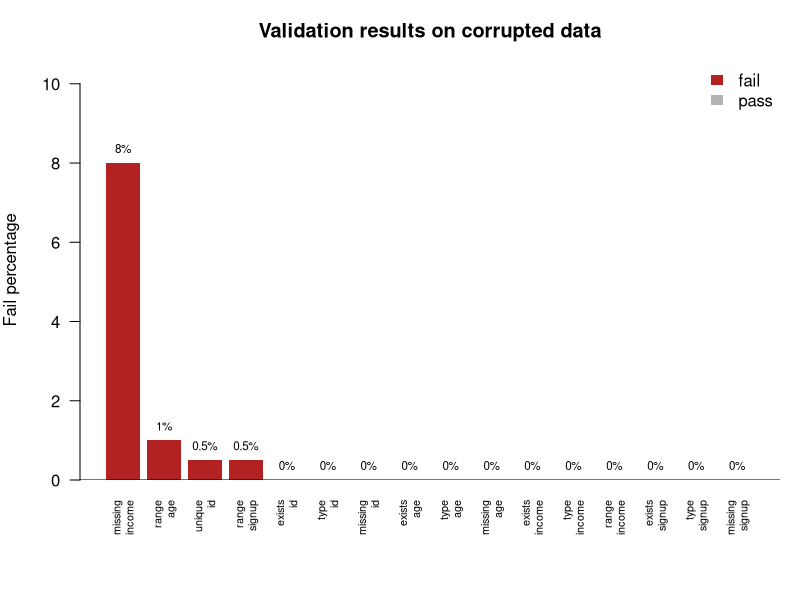
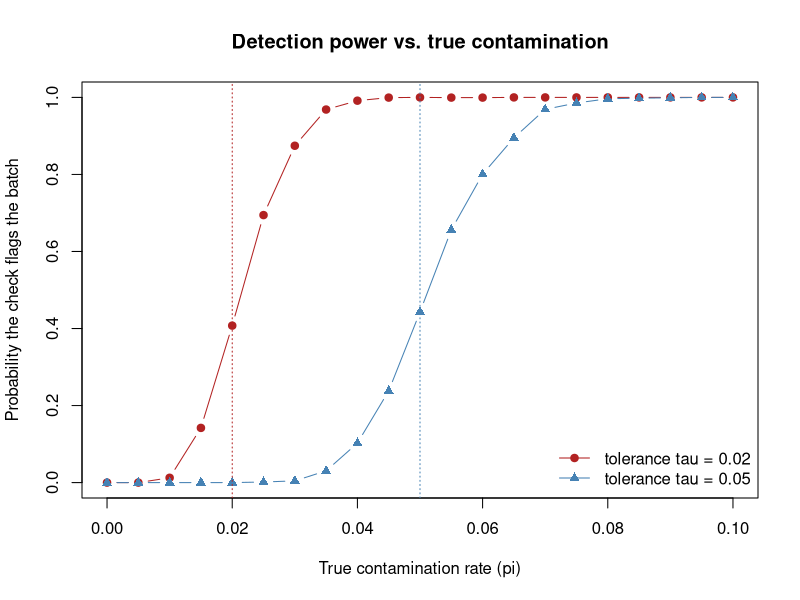

Generate these figures, in order, with R:
## ---- chunk 1
# A small data-validation engine in base R.
# `data`: a data.frame to validate.
# `schema`: a named list; each element describes one column's contract:
#   type    : expected class, one of "numeric","integer","character","factor","Date"
#   min,max : optional numeric/Date bounds for range checking
#   max_na  : tolerance for the fraction of missing values (default 0)
#   unique  : logical, should the column have no duplicate values (default FALSE)
validate_data <- function(data, schema) {
  results <- list()
  add <- function(check, column, n, fails) {
    p <- if (n > 0) fails / n else 0
    results[[length(results) + 1]] <<- data.frame(
      check    = check,
      column   = column,
      n        = n,
      fails    = fails,
      fail_pct = round(100 * p, 2),
      pass     = fails == 0,
      stringsAsFactors = FALSE
    )
  }

  n <- nrow(data)

  for (col in names(schema)) {
    # Use [[ ]] for all lookups: $ does partial matching, so spec$max would
    # silently resolve to spec$max_na. Exact extraction avoids that trap.
    spec <- schema[[col]]
    spec_min    <- spec[["min"]]
    spec_max    <- spec[["max"]]
    spec_max_na <- spec[["max_na"]]

    # 1. existence (schema check)
    if (!col %in% names(data)) {
      add("exists", col, n, n)   # treat all rows as failing
      next                       # cannot run further checks on a missing column
    }
    add("exists", col, n, 0)

    x <- data[[col]]

    # 2. type (schema check)
    type_ok <- switch(
      spec[["type"]],
      numeric   = is.numeric(x),
      integer   = is.integer(x),
      character = is.character(x),
      factor    = is.factor(x),
      Date      = inherits(x, "Date"),
      stop("Unknown type in schema: ", spec[["type"]])
    )
    add("type", col, n, if (type_ok) 0 else n)

    # 3. missingness (constraint check with tolerance)
    max_na <- if (is.null(spec_max_na)) 0 else spec_max_na
    n_na <- sum(is.na(x))
    # a missingness "failure" is the excess over the tolerated count
    tol_count <- floor(max_na * n)
    add("missing", col, n, max(0, n_na - tol_count))

    # 4. range (constraint check), only on non-missing comparable values
    if (!is.null(spec_min) || !is.null(spec_max)) {
      xv <- x[!is.na(x)]
      below <- if (!is.null(spec_min)) xv < spec_min else rep(FALSE, length(xv))
      above <- if (!is.null(spec_max)) xv > spec_max else rep(FALSE, length(xv))
      add("range", col, n, sum(below | above))
    }

    # 5. uniqueness (constraint check)
    if (isTRUE(spec[["unique"]])) {
      dup <- sum(duplicated(x))
      add("unique", col, n, dup)
    }
  }

  report <- do.call(rbind, results)
  rownames(report) <- NULL
  report
}

# A convenience gate that fails loudly when any check fails.
assert_valid <- function(data, schema) {
  rep <- validate_data(data, schema)
  if (!all(rep$pass)) {
    bad <- rep[!rep$pass, c("check", "column", "fail_pct")]
    msg <- paste0("  - ", bad$check, " on '", bad$column,
                  "' (", bad$fail_pct, "% failing)", collapse = "\n")
    stop("Data contract violated:\n", msg, call. = FALSE)
  }
  invisible(data)
}
## ---- chunk 2
set.seed(1)

clean <- data.frame(
  id     = 1:200,
  age    = sample(18:90, 200, replace = TRUE),
  income = round(rlnorm(200, meanlog = 10, sdlog = 0.4)),
  signup = as.Date("2020-01-01") + sample(0:1000, 200, replace = TRUE)
)

contract <- list(
  id     = list(type = "integer",   unique = TRUE),
  age    = list(type = "integer",   min = 0,  max = 120),
  income = list(type = "numeric",   min = 0,  max_na = 0.02),
  signup = list(type = "Date",      max = as.Date("2026-01-01"))
)

# Corrupt the data the way real pipelines break:
dirty <- clean
dirty$age[c(3, 50)]   <- c(-5L, 250L)        # impossible ages (range)
dirty$income[1:20]    <- NA                   # 10% missing, over the 2% tolerance
dirty$id[10]          <- dirty$id[9]          # duplicate primary key
dirty$signup[7]       <- as.Date("2030-06-01")# future date

clean_report <- validate_data(clean, contract)
dirty_report <- validate_data(dirty, contract)

clean_report
dirty_report
## ---- chunk 3
dr <- dirty_report
dr$label <- paste(dr$check, dr$column, sep = "\n")
ord <- order(dr$fail_pct, decreasing = TRUE)
dr  <- dr[ord, ]

bar_col <- ifelse(dr$pass, "grey70", "firebrick")

op <- par(mar = c(6, 4, 3, 1))
bp <- barplot(
  dr$fail_pct,
  names.arg = dr$label,
  col       = bar_col,
  border    = NA,
  ylab      = "Fail percentage",
  main      = "Validation results on corrupted data",
  las       = 2,
  cex.names = 0.65,
  ylim      = c(0, max(dr$fail_pct) * 1.2 + 1)
)
text(bp, dr$fail_pct, labels = paste0(dr$fail_pct, "%"),
     pos = 3, cex = 0.7, xpd = NA)
abline(h = 0, col = "black")
legend("topright", fill = c("firebrick", "grey70"),
       legend = c("fail", "pass"), bty = "n", border = NA)
par(op)
## ---- chunk 4
set.seed(42)

simulate_power <- function(pi, n = 500, tau = 0.02, reps = 2000) {
  flags <- replicate(reps, {
    bad <- rbinom(1, size = n, prob = pi)   # number of contaminated rows
    (bad / n) > tau                          # does it breach tolerance?
  })
  mean(flags)
}

pis  <- seq(0, 0.10, by = 0.005)
pow_strict  <- sapply(pis, simulate_power, tau = 0.02)
pow_lenient <- sapply(pis, simulate_power, tau = 0.05)

plot(pis, pow_strict, type = "b", pch = 19, col = "firebrick",
     xlab = "True contamination rate (pi)",
     ylab = "Probability the check flags the batch",
     main = "Detection power vs. true contamination",
     ylim = c(0, 1))
lines(pis, pow_lenient, type = "b", pch = 17, col = "steelblue")
abline(v = 0.02, lty = 3, col = "firebrick")
abline(v = 0.05, lty = 3, col = "steelblue")
legend("bottomright",
       legend = c("tolerance tau = 0.02", "tolerance tau = 0.05"),
       col = c("firebrick", "steelblue"), pch = c(19, 17), lty = 1, bty = "n")
